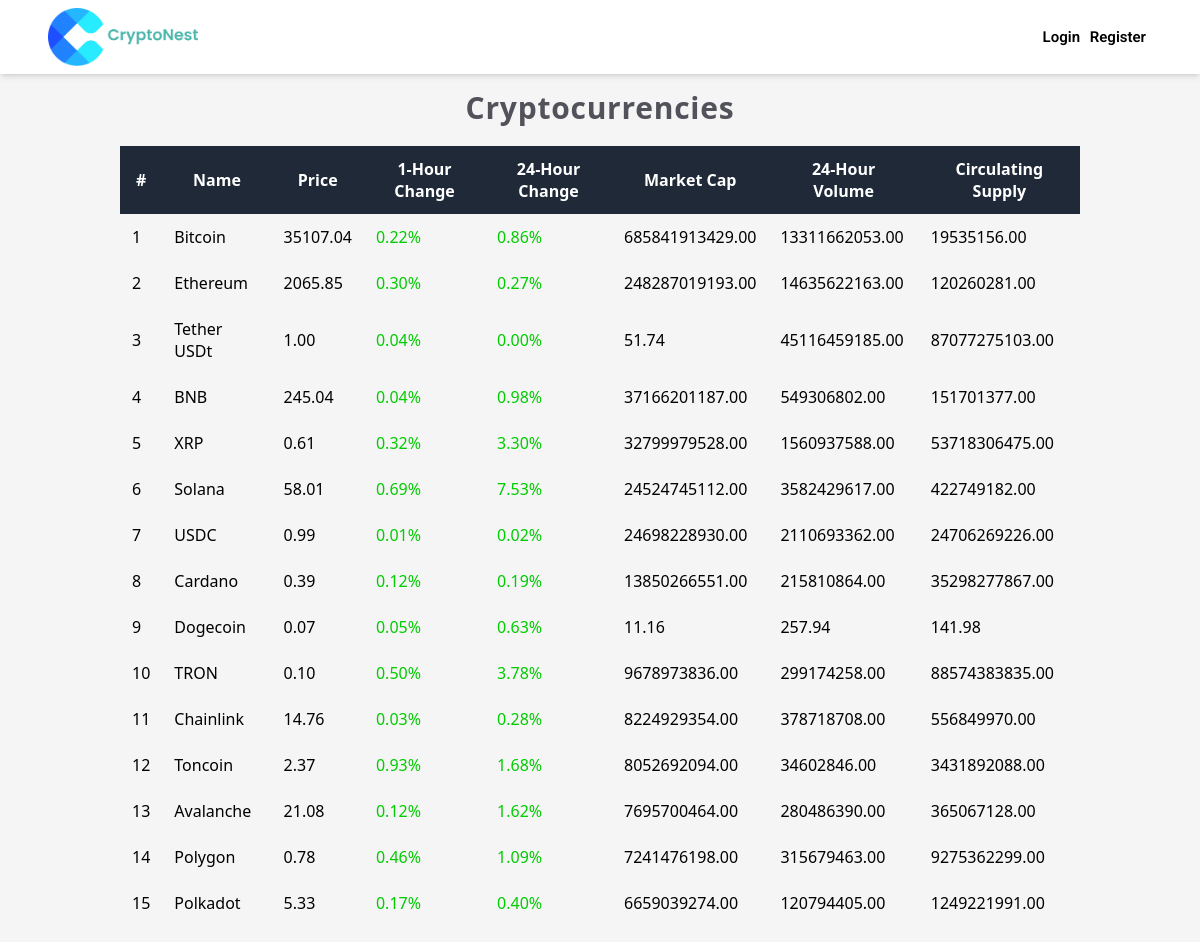
The page / on the database its author committed.
### exchange/models.py (models this page shows, shortened)
class Cryptocurrency(models.Model):
    name = models.CharField(max_length=100)
    symbol = models.CharField(max_length=10, default='Btc')
    price = models.DecimalField(max_digits=10, decimal_places=2)
    forecast_1h = models.DecimalField(max_digits=5, decimal_places=2)
    forecast_24h = models.DecimalField(max_digits=5, decimal_places=2)
    market_cap = models.DecimalField(max_digits=15, decimal_places=2)
    volume = models.DecimalField(max_digits=15, decimal_places=2)
    circulating_supply = models.DecimalField(max_digits=15, decimal_places=2)
    total_supply = models.DecimalField(max_digits=15, decimal_places=2, default=0.00)
    official_site = models.URLField(default='')
    whitepaper = models.URLField(default='')
    github = models.URLField(default='')
    reddit = models.URLField(default='')
    news = models.TextField(default='')
    about = models.TextField(default='')
    class Meta:
        app_label = 'exchange'

### exchange/views.py (the view, shortened to what this page needs)
# urls.py: path('', views.crypto_list, name='crypto_list'),
def crypto_list(request):
    if not request.user.is_authenticated:
        cryptocurrencies = Cryptocurrency.objects.all()
        return render(request, 'registration/notRegister.html', {'cryptocurrencies': cryptocurrencies})

### exchange/templates/registration/notRegister.html (shortened to what this page needs)
{% load static %}
<html lang="en">
<head>
    <link rel="stylesheet" type="text/css" href="{% static 'exchange/styles.css' %}">
    <script src="https://cdn.tailwindcss.com"></script>
</head>
<body>
<nav class="bg-white shadow-md  w-full flex items-center justify-between py-2 px-12 ">
           <div>
               <div class="">
                <a><img class="logo w-30" alt="logo" src="{% static 'exchange/img/logo-color.png' %}" ></a>
            </div>
                     </div>
                <div class="">
                    <a class="mr-1.5 font-semibold hover:text-[#1e3a8a] transition-all duration-200" href='{% url 'login' %}'>
                        Login
                    </a>
                    <a class="mr-1.5  font-semibold hover:text-[#1e3a8a] transition-all duration-200" href='{% url 'register' %}'>
                        Register
                    </a>
                </div>
            </nav>
            <h1 class="text-center mb-3 mt-4 tracking-wide text-3xl font-bold font-montserrat text-[#52525b]">Cryptocurrencies</h1>
 <div class="table-responsive">
                    <table class="table table-striped">
                        <thead class="thead-dark">
                            <tr>
                                <th>#</th>
                                <th>Name</th>
                                <th>Price</th>
                                <th>1-Hour Change</th>
                                <th>24-Hour Change</th>
                                <th>Market Cap</th>
                                <th>24-Hour Volume</th>
                                <th>Circulating Supply</th>
                            </tr>
                        </thead>
                        <tbody>
                            {% for currency in cryptocurrencies %}
                                <tr class="{% cycle 'even' 'odd' %}" onclick="window.location.href='{% url 'details' currency.name %}'">
                                    <td>{{currency.id}}</td>
                                    <td>{{ currency.name }}</td>
                                    <td>{{ currency_symbol }} {{ currency.price }}</td>
                                    <td>
                                        <span class="{% if currency.forecast_1h >= 0 %}text-success{% else %}text-danger{% endif %}">
                                            {{ currency.forecast_1h }}%
                                        </span>
                                    </td>
                                    <td>
                                        <span class="{% if currency.forecast_24h >= 0 %}text-success{% else %}text-danger{% endif %}">
                                            {{ currency.forecast_24h }}%
                                        </span>
                                    </td>
                                    <td>{{ currency.market_cap }}</td>
                                    <td>{{ currency.volume }}</td>
                                    <td>{{ currency.circulating_supply }}</td>
                                </tr>
                            {% endfor %}
                        </tbody>
                    </table>
                </div>
</body>
</html>

### exchange/static/exchange/styles.css (style rules this page uses)
body { margin: 0; background-color: #f5f5f5 !important; }
nav { font-family: 'Roboto', sans-serif;!important; background-color:white; font-size: 15px; color: black; !important; }
table { border-collapse: collapse; width: 100%; }
table th, table td { padding: 12px; }
th { background-color: #1f2937!important; color: #fff; text-align: center!important; }
table td span.text-success { color: #00cc00; }
h1 { margin-top: 20px; }
table { margin: 20px auto; width: 80%; }
.logo { width: 150px; }

### rows shown on the page
Cryptocurrency: id "1", name "Bitcoin", price "35107.04", forecast_1h "0.22", forecast_24h "0.86", market_cap "685841913429.00", volume "13311662053.00", circulating_supply "19535156.00"
Cryptocurrency: id "2", name "Ethereum", price "2065.85", forecast_1h "0.30", forecast_24h "0.27", market_cap "248287019193.00", volume "14635622163.00", circulating_supply "120260281.00"
Cryptocurrency: id "3", name "Tether USDt", price "1.00", forecast_1h "0.04", forecast_24h "0.00", market_cap "51.74", volume "45116459185.00", circulating_supply "87077275103.00"
Cryptocurrency: id "4", name "BNB", price "245.04", forecast_1h "0.04", forecast_24h "0.98", market_cap "37166201187.00", volume "549306802.00", circulating_supply "151701377.00"
Cryptocurrency: id "5", name "XRP", price "0.61", forecast_1h "0.32", forecast_24h "3.30", market_cap "32799979528.00", volume "1560937588.00", circulating_supply "53718306475.00"
Cryptocurrency: id "6", name "Solana", price "58.01", forecast_1h "0.69", forecast_24h "7.53", market_cap "24524745112.00", volume "3582429617.00", circulating_supply "422749182.00"
Cryptocurrency: id "7", name "USDC", price "0.99", forecast_1h "0.01", forecast_24h "0.02", market_cap "24698228930.00", volume "2110693362.00", circulating_supply "24706269226.00"
Cryptocurrency: id "8", name "Cardano", price "0.39", forecast_1h "0.12", forecast_24h "0.19", market_cap "13850266551.00", volume "215810864.00", circulating_supply "35298277867.00"
Cryptocurrency: id "9", name "Dogecoin", price "0.07", forecast_1h "0.05", forecast_24h "0.63", market_cap "11.16", volume "257.94", circulating_supply "141.98"
Cryptocurrency: id "10", name "TRON", price "0.10", forecast_1h "0.50", forecast_24h "3.78", market_cap "9678973836.00", volume "299174258.00", circulating_supply "88574383835.00"
Cryptocurrency: id "11", name "Chainlink", price "14.76", forecast_1h "0.03", forecast_24h "0.28", market_cap "8224929354.00", volume "378718708.00", circulating_supply "556849970.00"
Cryptocurrency: id "12", name "Toncoin", price "2.37", forecast_1h "0.93", forecast_24h "1.68", market_cap "8052692094.00", volume "34602846.00", circulating_supply "3431892088.00"
Cryptocurrency: id "13", name "Avalanche", price "21.08", forecast_1h "0.12", forecast_24h "1.62", market_cap "7695700464.00", volume "280486390.00", circulating_supply "365067128.00"
Cryptocurrency: id "14", name "Polygon", price "0.78", forecast_1h "0.46", forecast_24h "1.09", market_cap "7241476198.00", volume "315679463.00", circulating_supply "9275362299.00"
Cryptocurrency: id "15", name "Polkadot", price "5.33", forecast_1h "0.17", forecast_24h "0.40", market_cap "6659039274.00", volume "120794405.00", circulating_supply "1249221991.00"
